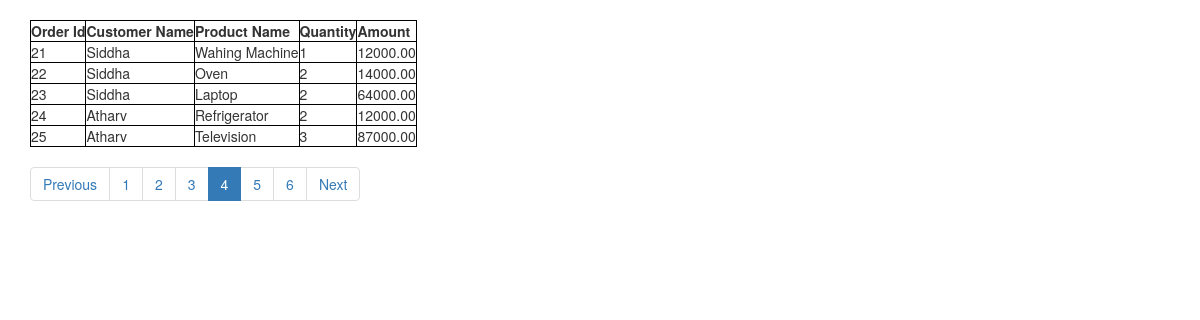
Page /wholesale/vieworders/?page=4 on the committed database.
### wholesale/models.py (models this page shows, shortened)
class Order(models.Model):
    Pid = models.ForeignKey(Product, on_delete=models.CASCADE)
    Cid = models.ForeignKey(Customer, on_delete=models.CASCADE)
    Qty = models.IntegerField()
    def Amount(self):
        return self.Pid.Price * self.Qty
    Amount = property(Amount)

class Customer(models.Model):
    Firstname = models.CharField('Customer Firstname', max_length=20)
    Lastname = models.CharField('Customer Lastname', max_length=20)
    Location = models.CharField('Customer Location', max_length=20)
    def __str__(self):
        return self.Firstname

class Product(models.Model):
    Name = models.CharField('Product Name', max_length=20)
    Price = models.DecimalField('Product Price', max_digits=7, decimal_places=2)
    def __str__(self):
        return self.Name

### wholesale/views.py (the view)
def vieworders(request):
    order_list = Order.objects.all()
    paginator = Paginator(order_list, 5)  # Show 25 contacts per page
    page = request.GET.get('page')
    try:
        orders = paginator.page(page)
    except PageNotAnInteger:
        orders = paginator.page(1)
    except EmptyPage:
        orders = paginator.page(paginator.num_pages)
    return render(request, 'wholesale/vieworders.html', {'orders': orders})

### wholesale/templates/wholesale/vieworders.html (shortened to what this page needs)
<!DOCTYPE html>
<html lang="en">
<head>
    {% load static %}
<link rel="stylesheet" type="text/css" href=" {% static 'wholesale/pagination.css' %}" />
</head>
<body>
<br/>
<div class="container">
{%if orders %}
<table>
    <tr>
        <th>Order Id</th>
        <th>Customer Name</th>
        <th>Product Name</th>
        <th>Quantity</th>
        <th>Amount</th>
    </tr>
    {%for ord in orders%}
    <tr >
        <td >{{ord.id}}</td>
        <td >{{ord.Cid}}</td>
        <td >{{ord.Pid}}</td>
        <td >{{ord.Qty}}</td>
        <td >{{ord.Amount}}</td>
    </tr>
    {%endfor%}
</table>
{%endif%}
<ul class="pagination">
    {% if orders.has_previous %}
            <li><a href="?page={{ orders.previous_page_number }}">Previous</a></li>
    {% endif %}
    {% for page in orders.paginator.page_range %}
    <li class="{% if orders.number == page  %}active{% endif %}"><a href="?page={{ page }}">{{page}}</a></li>
    {% endfor %}
    {% if orders.has_next %}
        <li> <a href="?page={{ orders.next_page_number }}">Next</a></li>
    {% endif %}
  </ul>
</div>
</body>
</html>

### wholesale/templates/wholesale/vieworders.html (style rules this page uses)
table, th, td { border: 1px solid black; border-collapse: collapse; }
a { text-decoration:none; }

### rows in the picture
Order: id "21", Cid "Siddha", Pid "Wahing Machine", Qty "1", Amount "12000.00"
Order: id "22", Cid "Siddha", Pid "Oven", Qty "2", Amount "14000.00"
Order: id "23", Cid "Siddha", Pid "Laptop", Qty "2", Amount "64000.00"
Order: id "24", Cid "Atharv", Pid "Refrigerator", Qty "2", Amount "12000.00"
Order: id "25", Cid "Atharv", Pid "Television", Qty "3", Amount "87000.00"

### other values in the picture
{{ page }} "1" "2" "3" "4" "5" "6"
